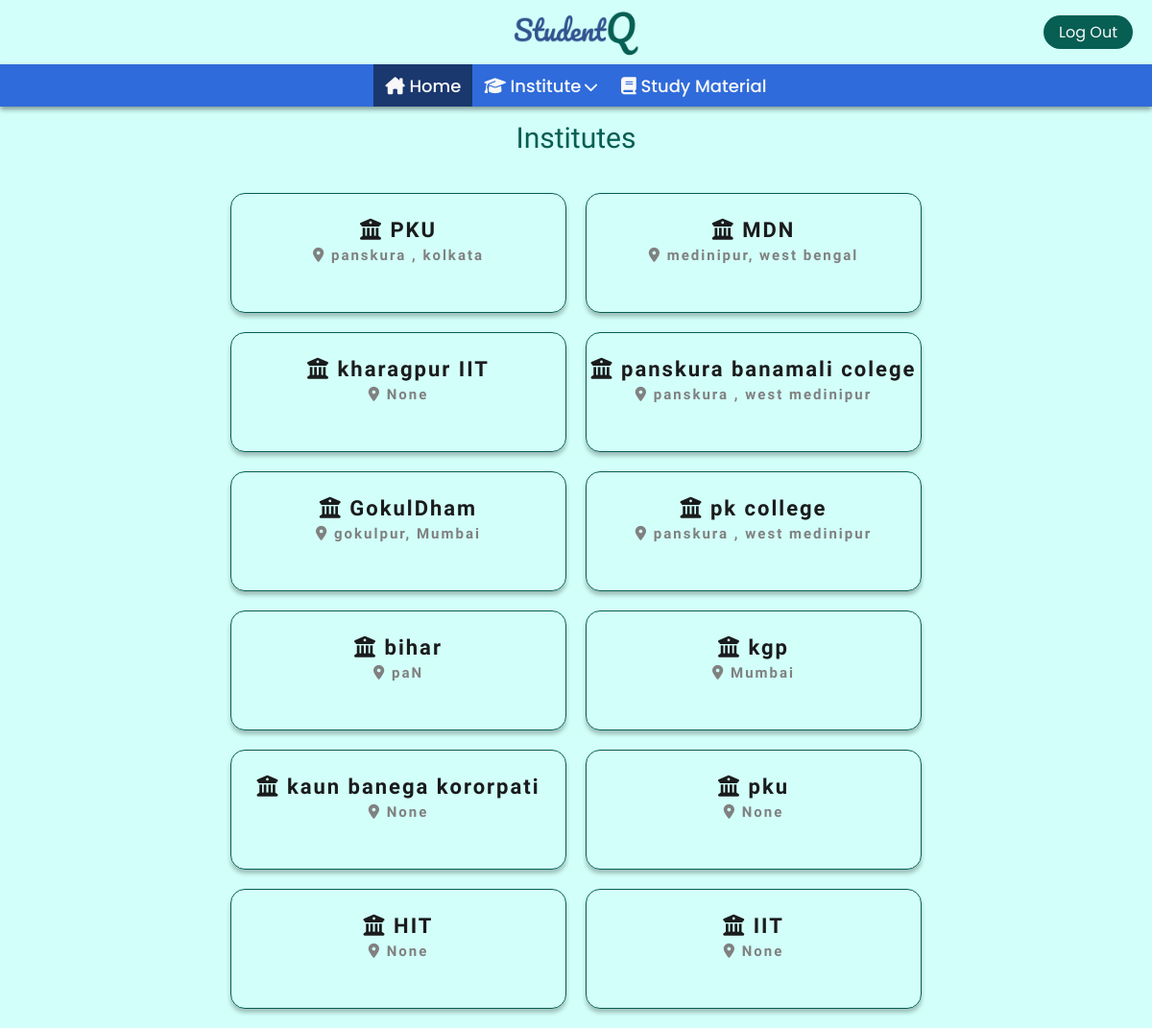
The page /institute/ (signed in) on the database its author committed.
### Base/models.py (models this page shows, shortened)
class Institute(models.Model):
    name = models.CharField(max_length=200)
    institute_location=models.CharField(max_length=200, null=True)

### Base/views.py (the view)
# urls.py: path('institute/',views.Institutes, name='institute'),
@login_required(login_url='login')
def Institutes(request):
    all_institutes = Institute.objects.all()
    context = {}
    context["all_institutes"] = all_institutes
    return render(request, "institute.html", context)

### Base/templates/institute.html
{% extends "main.html" %}
{% load static %}
{% block css %}
<link rel="stylesheet" href="{% static 'mStyle/all_institute.css' %}">
{% endblock css %}
{% block body %}
<h2>Institutes</h2>
    <div class="institute_container">
        {% for instut in all_institutes %}
        <a href="{% url 'notices' instut.id  %}">
                <div class="institute_item">
                <p><i class="fa-solid fa-building-columns"></i>&nbsp;{{instut.name}}
                    </p>
                    <p id="p"><i class="fa-solid fa-location-dot"></i>&nbsp;{{instut.institute_location}}</p>
            </div>
            </a>
            {% endfor %}
    </div>
{% endblock body %}

### static/mStyle/main.css (style rules this page uses)
:root { --light-green-theme: #D2FFF9; --light-blue: #669CFF; --main-blue: #2F6BDA; --dark-blue: #1a376e; --light-dark-blue: #083891; --theme-clr: #075E53; --theme-clr-light: #178274; --hover-green: #094a42; --black: #000; --white: #fff; --drk-white: #f8f8f8; --light-gray: #d9d9d9; --placeholder-clr: #707070; --main-yellow: #FFE454; --font-primary: 'Poppins', sans-serif; --font-secondary: 'Righteous', cursive; --font-ternary: 'Pacifico', cursive; --font-ps: 'Alkatra', cursive; }
*::placeholder { color: var(--placeholder-clr); }
*, *::before, *::after { margin: 0; padding: 0; box-sizing: border-box; scrollbar-width: thin; scrollbar-color: var(--theme-clr) var(--light-gray); }
html { font-size: 62.5%; overflow-x: hidden; }
body { min-height: 100vh; font-family: 'Poppins', sans-serif; overflow-x: hidden; background: var(--light-green-theme); }
a { text-decoration: none; }

### static/mStyle/all_institute.css (style rules this page uses)
* { margin: 0; padding: auto; box-sizing: border-box; }
h2 { text-align: center; font-size: 3rem; font-family: var(--font-secondary); color: var(--theme-clr); margin-top: 15px; font-weight: 400; }
div.institute_container { padding: 10px; border-radius: 10px; height: auto; width: 80%; margin-left: 50%; transform: translateX(-50%); display:flex; flex-direction:row; flex-wrap: wrap; align-content:center; justify-content: center; padding-top: 30px; }
div.institute_container a { width: 350px; height: 125px; margin: 10px; border: solid 1px #075E53; color:rgb(26, 27, 28); box-shadow: 0px 4px 4px rgba(0, 0, 0, 0.25); border-radius: 15px; font-size: large; text-align: center; justify-items: center; text-align: center; cursor: pointer; }
a div.institute_item { margin-top: 17px; padding:3px; }
a div.institute_item p { margin-top:5px; font-family: var(--font-secondary); font-weight: 600; font-size: 22px; letter-spacing:2px; }
#p { color:gray; font-size: 15px; }

### rows shown on the page
Institute: name "PKU", institute_location "panskura , kolkata"
Institute: name "MDN", institute_location "medinipur, west bengal"
Institute: name "kharagpur IIT", institute_location "None"
Institute: name "panskura banamali colege", institute_location "panskura , west medinipur"
Institute: name "GokulDham", institute_location "gokulpur, Mumbai"
Institute: name "pk college", institute_location "panskura , west medinipur"
Institute: name "bihar", institute_location "paN"
Institute: name "kgp", institute_location "Mumbai"
Institute: name "kaun banega kororpati", institute_location "None"
Institute: name "pku", institute_location "None"
Institute: name "HIT", institute_location "None"
Institute: name "IIT", institute_location "None"
